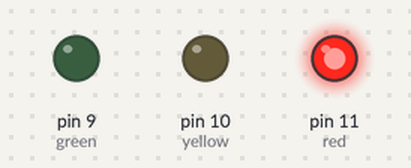
The sketch below on a simulated Arduino Uno, built with avr-gcc and run on an emulated ATmega328P. On the bench: output pins drawn as LEDs (lit = HIGH).

Above: at 0.5 s.
At 1.5 s:
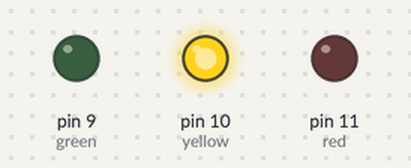
At 5.5 s:
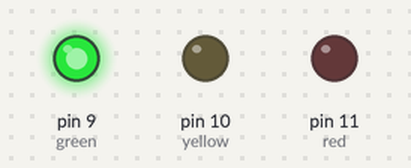
Timing chart, 0 to 6.9 s (numbered marks = the images above):
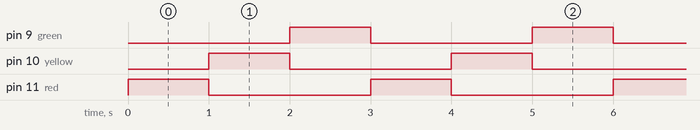

Measured:
- by itself, pin 9 (green), pin 10 (yellow), pin 11 (red): alternates HIGH for 1.0 s and LOW for 2.0 s
- by itself, everything shown: repeats every 3.0 s, in 3 steps

The sketch:

_2_2_1_traffic.ino
```cpp
// make it easier to know which colour LED is on which pin number
// we also use the PWM mins (~) so we can fade LEDs later too
int red    = 11;
int yellow = 10;
int green  = 9;

// setup() runs once automatically when the arduino recieves power.
void setup() {
  //enable high current output on pins
  pinMode(red, OUTPUT);
  pinMode(yellow, OUTPUT);
  pinMode(green, OUTPUT);
}

// loop() runs automatically after setup()
void loop() {
  digitalWrite(red,    HIGH);   //HIGH or 1
  digitalWrite(yellow, LOW );   //LOW  or 0
  digitalWrite(green,  LOW );
  delay(1000);                  // wait for a second

  digitalWrite(red,    0);
  digitalWrite(yellow, 1);
  digitalWrite(green,  0);
  delay(1000);                  // wait for a second

  digitalWrite(red,    0);
  digitalWrite(yellow, 0);
  digitalWrite(green,  1);
  delay(1000);                  // wait for a second
}
```
